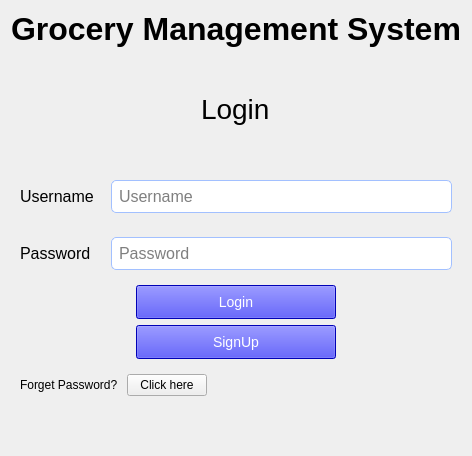
          <widget class="QWidget" name="stackedWidgetPage1">
           <layout class="QVBoxLayout" name="verticalLayout">
            <item alignment="Qt::AlignHCenter">
             <widget class="QLabel" name="label">
              <property name="font">
               <font>
                <pointsize>24</pointsize>
                <weight>75</weight>
                <bold>true</bold>
               </font>
              </property>
              <property name="text">
               <string>Grocery Management System</string>
              </property>
             </widget>
            </item>
            <item>
             <spacer name="verticalSpacer_3">
              <property name="orientation">
               <enum>Qt::Vertical</enum>
              </property>
              <property name="sizeHint" stdset="0">
               <size>
                <width>20</width>
                <height>40</height>
               </size>
              </property>
             </spacer>
            </item>
            <item alignment="Qt::AlignHCenter">
             <widget class="QLabel" name="label_4">
              <property name="font">
               <font>
                <pointsize>21</pointsize>
               </font>
              </property>
              <property name="text">
               <string>Login</string>
              </property>
             </widget>
            </item>
            <item>
             <spacer name="verticalSpacer">
              <property name="orientation">
               <enum>Qt::Vertical</enum>
              </property>
              <property name="sizeHint" stdset="0">
               <size>
                <width>20</width>
                <height>40</height>
               </size>
              </property>
             </spacer>
            </item>
            <item>
             <widget class="QWidget" name="widget_2" native="true">
              <layout class="QHBoxLayout" name="horizontalLayout_2">
               <item>
                <widget class="QLabel" name="label_2">
                 <property name="sizePolicy">
                  <sizepolicy hsizetype="Expanding" vsizetype="Preferred">
                   <horstretch>2</horstretch>
                   <verstretch>0</verstretch>
                  </sizepolicy>
                 </property>
                 <property name="font">
                  <font>
                   <pointsize>12</pointsize>
                  </font>
                 </property>
                 <property name="text">
                  <string>Username</string>
                 </property>
                </widget>
               </item>
               <item>
                <widget class="QLineEdit" name="lineEdit">
                 <property name="sizePolicy">
                  <sizepolicy hsizetype="Expanding" vsizetype="Fixed">
                   <horstretch>8</horstretch>
                   <verstretch>0</verstretch>
                  </sizepolicy>
                 </property>
                 <property name="font">
                  <font>
                   <pointsize>12</pointsize>
                  </font>
                 </property>
                 <property name="styleSheet">
                  <string notr="true">border-radius: 5px;
border: 1px solid rgb(162, 192, 255);
padding: 5px;</string>
                 </property>
                 <property name="placeholderText">
                  <string>Username</string>
                 </property>
                </widget>
               </item>
              </layout>
             </widget>
            </item>
            <item>
             <widget class="QWidget" name="widget_3" native="true">
              <layout class="QHBoxLayout" name="horizontalLayout_3">
               <item>
                <widget class="QLabel" name="label_3">
                 <property name="sizePolicy">
                  <sizepolicy hsizetype="Expanding" vsizetype="Preferred">
                   <horstretch>2</horstretch>
                   <verstretch>0</verstretch>
                  </sizepolicy>
                 </property>
                 <property name="font">
                  <font>
                   <pointsize>12</pointsize>
                  </font>
                 </property>
                 <property name="text">
                  <string>Password</string>
                 </property>
                </widget>
               </item>
               <item>
                <widget class="QLineEdit" name="lineEdit_2">
                 <property name="sizePolicy">
                  <sizepolicy hsizetype="Expanding" vsizetype="Fixed">
                   <horstretch>8</horstretch>
                   <verstretch>0</verstretch>
                  </sizepolicy>
                 </property>
                 <property name="font">
                  <font>
                   <pointsize>12</pointsize>
                  </font>
                 </property>
                 <property name="styleSheet">
                  <string notr="true">border-radius: 5px;
border: 1px solid rgb(162, 192, 255);
padding: 5px;</string>
                 </property>
                 <property name="placeholderText">
                  <string>Password</string>
                 </property>
                </widget>
               </item>
              </layout>
             </widget>
            </item>
            <item alignment="Qt::AlignHCenter">
             <widget class="QPushButton" name="pushButton">
              <property name="minimumSize">
               <size>
                <width>200</width>
                <height>0</height>
               </size>
              </property>
              <property name="maximumSize">
               <size>
                <width>200</width>
                <height>16777215</height>
               </size>
              </property>
              <property name="font">
               <font>
                <pointsize>-1</pointsize>
               </font>
              </property>
              <property name="styleSheet">
               <string notr="true">background-color: blue;
font-size: 14px;
padding: 8px;
color: white;</string>
              </property>
              <property name="text">
               <string>Login</string>
              </property>
             </widget>
            </item>
            <item alignment="Qt::AlignHCenter">
             <widget class="QPushButton" name="pushButton_3">
              <property name="minimumSize">
               <size>
                <width>200</width>
                <height>0</height>
               </size>
              </property>
              <property name="maximumSize">
               <size>
                <width>200</width>
                <height>16777215</height>
               </size>
              </property>
              <property name="font">
               <font>
                <pointsize>-1</pointsize>
               </font>
              </property>
              <property name="styleSheet">
               <string notr="true">background-color: blue;
font-size: 14px;
padding: 8px;
color: white;</string>
              </property>
              <property name="text">
               <string>SignUp</string>
              </property>
             </widget>
            </item>
            <item alignment="Qt::AlignLeft">
             <widget class="QWidget" name="widget_11" native="true">
              <layout class="QHBoxLayout" name="horizontalLayout_12">
               <item>
                <widget class="QLabel" name="label_17">
                 <property name="text">
                  <string>Forget Password? </string>
                 </property>
                </widget>
               </item>
               <item>
                <widget class="QPushButton" name="pushButton_7">
                 <property name="text">
                  <string>Click here</string>
                 </property>
                </widget>
               </item>
              </layout>
             </widget>
            </item>
            <item>
             <spacer name="verticalSpacer_2">
              <property name="orientation">
               <enum>Qt::Vertical</enum>
              </property>
              <property name="sizeHint" stdset="0">
               <size>
                <width>20</width>
                <height>40</height>
               </size>
              </property>
             </spacer>
            </item>
           </layout>
          </widget>
